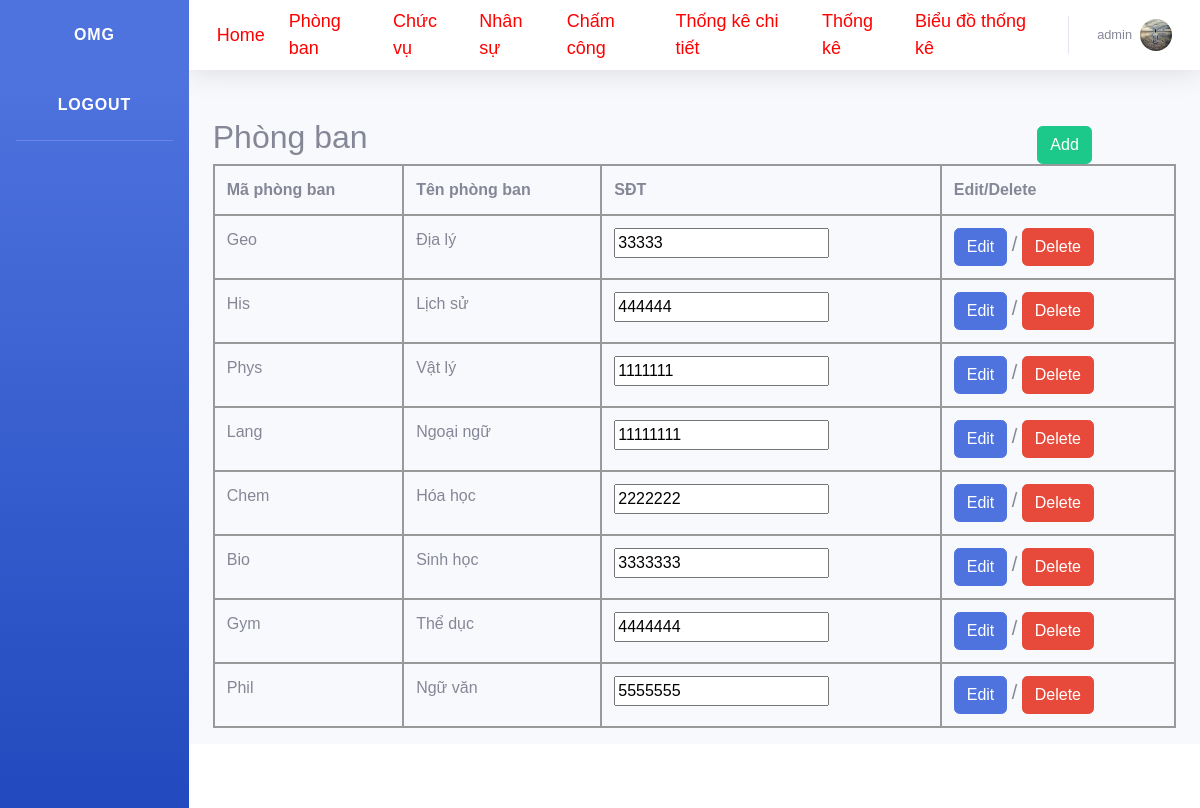
/Home/Phongban (signed in), run on the app's committed database.
### tables this page shows
CREATE TABLE `phongban` (
  `id` int(11) NOT NULL,
  `MaPB` varchar(6) NOT NULL,
  `TenPB` varchar(255) NOT NULL,
  `SDT` int(11) NOT NULL
);

### sub_mvc/core/Controller.php (called while the page is built, shortened)
<?php
 class Controller
 {
     public function model($model)
     {
        return new $model;
     }
     public function view($view, $data=[])
     {
        require_once "./sub_mvc/views/".$view.".php";
     }
 }
?>

### sub_mvc/controllers/Home.php (called while the page is built, shortened)
<?php
class Home extends Controller
{
    public function __construct()
    {
        $this->Phongban = $this->model("Phongban");
    }
    public function Phongban()
    {
        $this->view("master_page", [
            "page" => "phongban",
            "url" => "../",
            "phongban" => $this->Phongban->ListAll(),
        ]);
    }
}

### sub_mvc/core/App.php (called while the page is built, shortened)
<?php
class App
{
    protected $action = "GetView";
    function __construct()
    {
        $arr = $this->UrlProcess();
        if (file_exists("./sub_mvc/controllers/" . $arr[0] . ".php")) {
            $this->controller = $arr[0];
            unset($arr[0]);
        }
        $this->controller = new $this->controller;
        if (isset($arr[1])) {
            if(method_exists($this->controller, $arr[1]))
            {
                $this->action = $arr[1];
            }
            unset($arr[1]);
        }
        $this->params = $arr?array_values($arr):[];
        call_user_func_array([$this->controller, $this->action], $this->params);
    }
    function UrlProcess()
    {
        if (isset($_GET["url"])) {
            return explode("/", filter_var(trim($_GET["url"], "/")));
        }
    }
}

### index.php (called while the page is built, shortened)
<?php
    $myApp = new App();
?>

### sub_mvc/core/db.php (called while the page is built, shortened)
<?php
class db
{
    protected $servername = "localhost";
    protected $username = "root";
    protected $password = "";
    function __construct()
    {
        $this->conn = mysqli_connect($this->servername,$this->username,$this->password);
    }
}
?>

### sub_mvc/models/Phongban.php (called while the page is built, shortened)
<?php
class Phongban extends db
{
    public function ListAll()
    {
        $qr = "SELECT * FROM phongban";
        return mysqli_query($this->conn, $qr);
    }
}

### sub_mvc/views/pages/phongban.php (the view, shortened to what this page needs)
<div class="page-header" style="padding:0px">
    <div class="row">
        <div class="col-md-9">
            <h2>Phòng ban</h2>
        </div>
        <div class="col-md-3 text-center">
            <a href="" class="btn btn-success btn-rounded mt-2" data-toggle="modal" data-target="#modalLoginForm">
                Add</a>
        </div>
    </div>
</div>
<div class="list-group">
    <table class="table table-hover">
        <tbody>
            <tr>
                <th>Mã phòng ban</th>
                <th>Tên phòng ban</th>
                <th>SĐT</th>
                <th>Edit/Delete</th>
            </tr>
            <?php
            while ($row = mysqli_fetch_array($data['phongban'])) {
            echo '<tr><form action="Edit_phongban/'.$row['MaPB'].'" method="POST">
                    <td>'.$row["MaPB"].'</td>
                    <td>'.$row["TenPB"].'</td>
                    <td>
                        <input type="" name="update_SDT" value="'.$row["SDT"].'">
                    </td>
                    <td>
                        <button class="btn btn-primary" onclick="" name="edit_phongban" value="Edit">Edit</button>
                        <span style="font-size:20px">/</span>
                        </form>
                        <button class="btn btn-danger" onclick="deleteme('.$row["id"].')" name="Delete" value="Delete">Delete</button>
                    </td>
                </tr>';
            }
            ?>
        </tbody>
    </table>
</div>

### sub_mvc/views/master_page.php (shortened to what this page needs)
<!DOCTYPE html>
<html lang="en">
<head>
    <link rel="stylesheet" href="<?php echo $data['url'] ?>public/css/bootstrap2.min.css">
    <link rel="stylesheet" href="<?php echo $data['url'] ?>public/css/font-roboto.css">
    <link rel="stylesheet" href="<?php echo $data['url'] ?>public/css/sb-admin-2.min.css">
    <link rel="stylesheet" href="<?php echo $data['url'] ?>public/css/calendar.css">
</head>
<div id="wrapper">
    <ul class="navbar-nav bg-gradient-primary sidebar sidebar-dark accordion" id="accordionSidebar">
        <a class="sidebar-brand d-flex align-items-center justify-content-center" href="#">
            <div class="sidebar-brand-text mx-3">OMG</div>
        </a>
        <a class="sidebar-brand d-flex align-items-center justify-content-center" href="<?php echo $data['url'] ?>Login/logout_user">
            <div class="sidebar-brand-text mx-3">Logout</div>
        </a>
        <hr class="sidebar-divider my-0">
    </ul>
    <div id="content-wrapper" class="d-flex flex-column">
        <div id="content">
            <nav class="navbar navbar-expand navbar-light bg-white topbar mb-4 static-top shadow">
                <?php
                if ($_SESSION["role"] == 1) {
                    require_once "./sub_mvc/views/blocks/menu_admin.php";
                } else {
                    require_once "./sub_mvc/views/blocks/menu_user.php";
                }
                ?>
                <ul class="navbar-nav ml-auto">
                    <li class="nav-item dropdown no-arrow">
                        <a class="nav-link dropdown-toggle" href="#" id="userDropdown" role="button" data-toggle="dropdown" aria-haspopup="true" aria-expanded="false">
                            <span class="mr-2 d-none d-lg-inline text-gray-600 small"><?php echo $_SESSION["username"] ?></span>
                            <img class="img-profile rounded-circle" src="<?php echo $data['url'] ?>public/images/co-don.jpg">
                        </a>
                    </li>
                </ul>
            </nav>
            <div class="container-fluid">
                <div id="rightCol" class="">
                    <?php require_once "./sub_mvc/views/pages/" . $data['page'] . ".php"    ?>
                </div>
            </div>
        </div>
        <footer class="sticky-footer bg-white">
        </footer>
    </div>
</div>
</html>

### sub_mvc/views/blocks/menu_admin.php
<div class="collapse navbar-collapse" id="collapsibleNavbar">
    <ul class="navbar-nav">
    <li class="nav-item">
            <a class="nav-link" style="color:red;font-size:18px" href="<?php echo $data['url'] ?>Home">Home</a>
        </li>
        <li class="nav-item">
            <a class="nav-link" style="color:red;font-size:18px" href="<?php echo $data['url'] ?>Home/Phongban">Phòng ban</a>
        </li>
        <li class="nav-item">
            <a class="nav-link" style="color:red;font-size:18px" href="<?php echo $data['url'] ?>Home/Chucvu">Chức vụ</a>
        </li>
        <li class="nav-item">
            <a class="nav-link" style="color:red;font-size:18px" href="<?php echo $data['url'] ?>Home/Nhansu">Nhân sự</a>
        </li>
        <li class="nav-item">
            <a class="nav-link" style="color:red;font-size:18px" href="<?php echo $data['url'] ?>Home/Chamcong">Chấm công</a>
        </li>
        <li class="nav-item">
            <a class="nav-link" style="color:red;font-size:18px" href="<?php echo $data['url'] ?>Home/Thongke_chitiet">Thống kê chi tiết</a>
        </li>
        <li class="nav-item">
            <a class="nav-link" style="color:red;font-size:18px" href="<?php echo $data['url'] ?>Home/Thongke">Thống kê</a>
        </li>
        <li class="nav-item">
            <a class="nav-link" style="color:red;font-size:18px" href="<?php echo $data['url'] ?>Home/Bieudo_Thongke">Biểu đồ thống kê</a>
        </li>
    </ul>
</div>

### public/css/calendar.css (style rules this page uses)
ul { list-style-type: none; }
table.calendar, tr, td,th { border:2px solid #999; border-collapse: collapse; }

### data on the page
phongban: MaPB "Geo", TenPB "Địa lý", update_SDT "33333"
phongban: MaPB "His", TenPB "Lịch sử", update_SDT "444444"
phongban: MaPB "Phys", TenPB "Vật lý", update_SDT "1111111"
phongban: MaPB "Lang", TenPB "Ngoại ngữ", update_SDT "11111111"
phongban: MaPB "Chem", TenPB "Hóa học", update_SDT "2222222"
phongban: MaPB "Bio", TenPB "Sinh học", update_SDT "3333333"
phongban: MaPB "Gym", TenPB "Thể dục", update_SDT "4444444"
phongban: MaPB "Phil", TenPB "Ngữ văn", update_SDT "5555555"

### other printed values
$_SESSION["username"] "admin"
